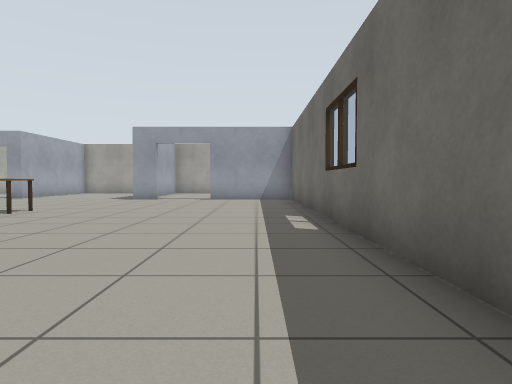
view 1 (above)

16 first-person views from a walk through a robot-simulator world made for Gazebo. The camera is 0.72 m above the floor, tilts 2° down and sees 75° across. The floor is counted in squares, 1 m on a side. Each view is taken from the middle of a square. On the plan, view 1 faces up. The plan holds only what a view shows up to about 10 squares ahead; the rest is blank.

view 2
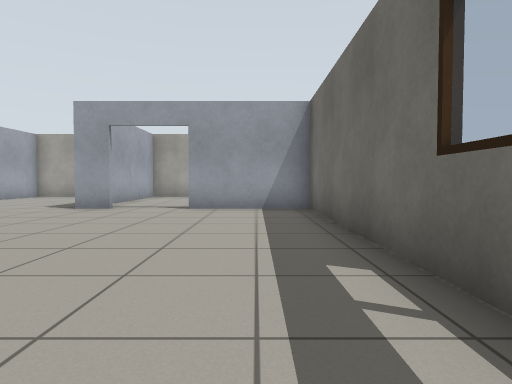

view 3
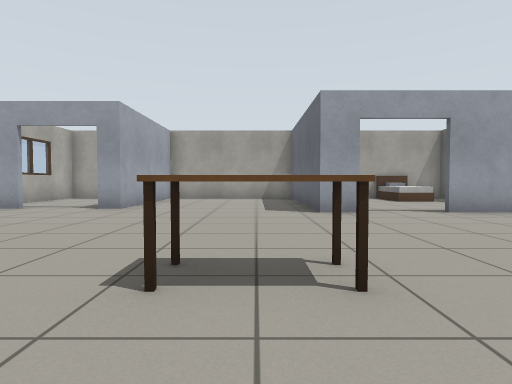

view 4
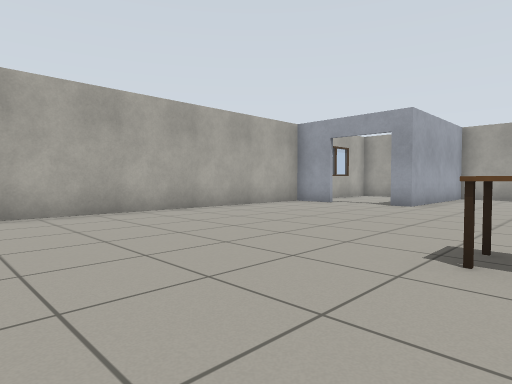

view 5
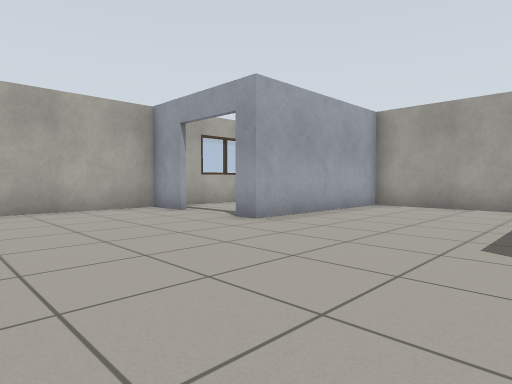

view 6
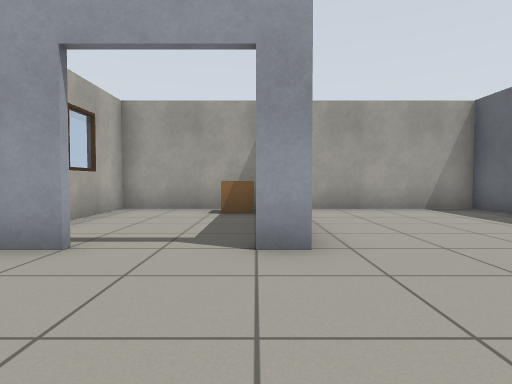

view 7
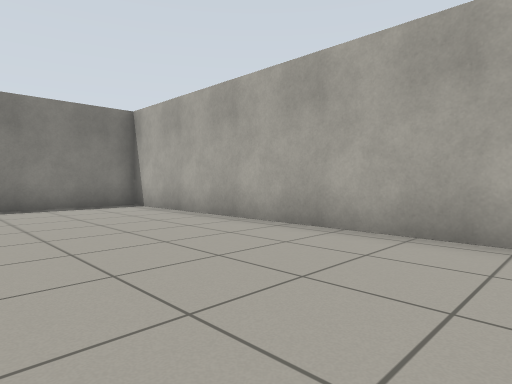

view 8
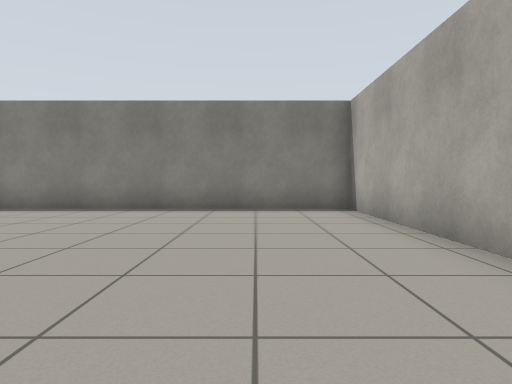

view 9
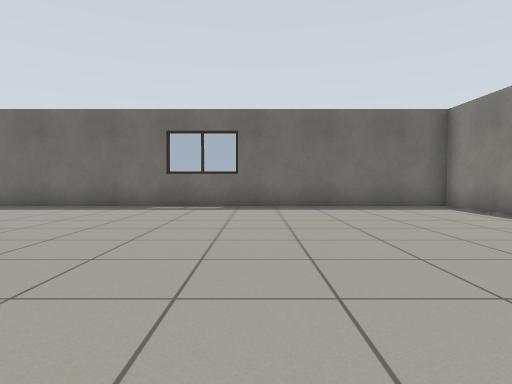

view 10
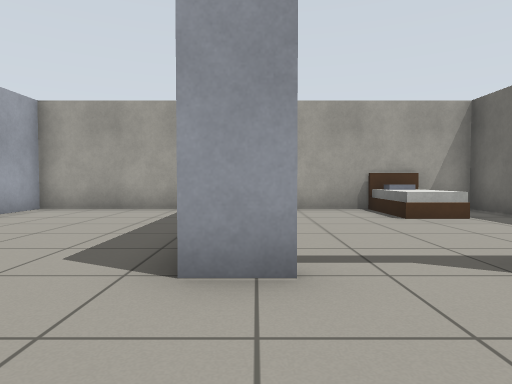

view 11
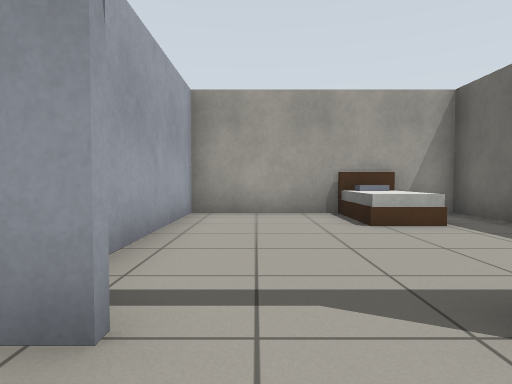

view 12
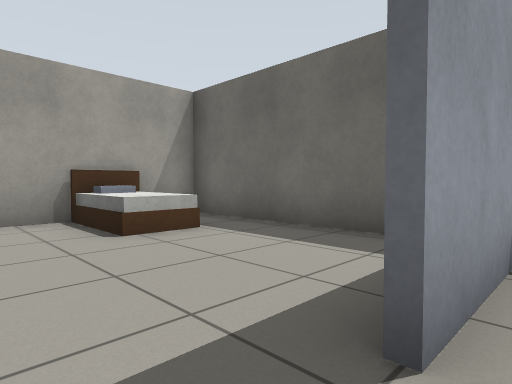

view 13
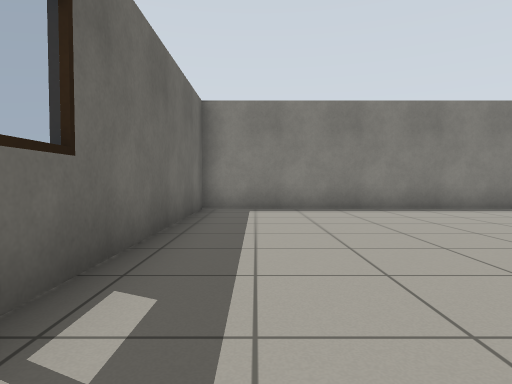

view 14
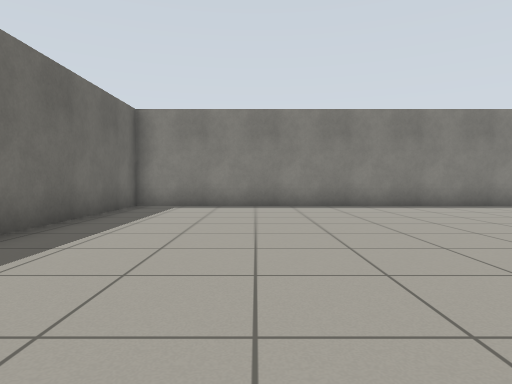

view 15
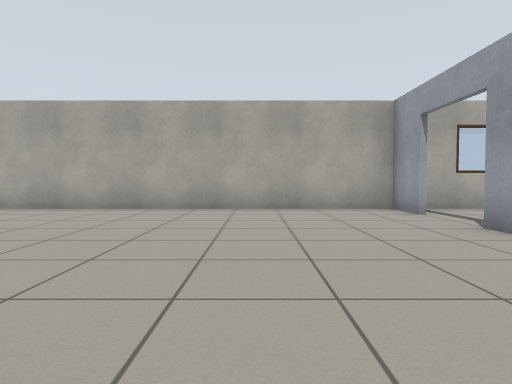

view 16
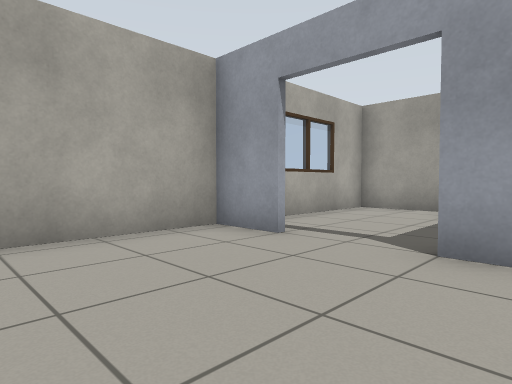

### Floor plan
Points are (right, up) in squares from view 1. A wall is a line through its corners. A room is listed if a view was taken in it or the views show most of it. See-through windows are left out.
Room 1 (views 1, 2, 3, 4, 5, 6, 7, 8, 9, 10, 11, 12, 13, 14, 15, 16)
walls: (-3.6, 12.4) (-4.6, 12.4) (-4.6, 15); (-11.9, 13.4) (-13.3, 13.4) (-13.3, -1.3) (1.4, -1.3) (1.4, 12.4) (-1.8, 12.4); (-9.4, 16.5) (-9.4, 13.4) (-10, 13.4); (-4.6, 17) (-4.6, 18.4); (-13.3, 15.5) (-13.3, 14.2); (-5, 18.4) (-9.2, 18.4); (-10.5, 18.4) (-13.3, 18.4) (-13.3, 16.4)
ways out: opening at (-2.5, 13) to room 2
objects: beige box (-10, 17) to (-10, 18); table (-7, 7) to (-6, 8); window (1, 5)
Room 2 (no view inside)
walls: (-1.8, 18.4) (-5, 18.4); (-4.4, 18.4) (-4.4, 14.1); (1.4, 13.9) (1.4, 18.4) (0.6, 18.4)
ways out: opening at (-2.5, 13) to room 1
objects: bed (-1, 16) to (0, 18)

Where each view was taken, in squares from view 1:
view 1: 0 up, 0 right, facing up
view 2: 4 up, 0 right, facing up
view 3: 5 up, 6 left, facing up
view 4: 4 up, 6 left, facing up-left
view 5: 9 up, 5 left, facing up-left
view 6: 10 up, 10 left, facing up
view 7: 8 up, 9 left, facing down-left
view 8: 7 up, 11 left, facing down
view 9: 4 up, 8 left, facing right
view 10: 10 up, 4 left, facing up
view 11: 11 up, 3 left, facing up
view 12: 12 up, 3 left, facing up-right
view 13: 7 up, 0 right, facing down
view 14: 8 up, 2 left, facing down
view 15: 10 up, 5 left, facing left
view 16: 10 up, 9 left, facing up-left
